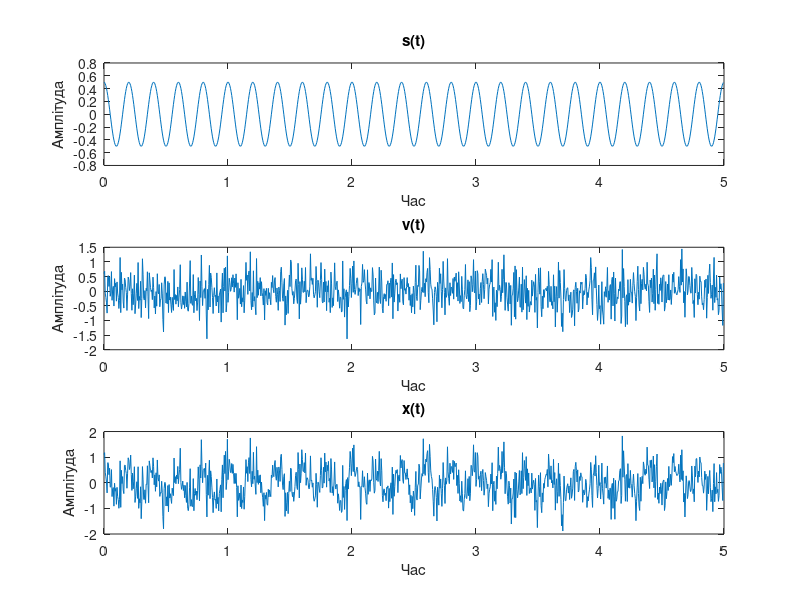

Reproduce this figure in MATLAB. (Note: this script raises an error after producing the figure.)
%% Завдання 1.1 
%% Моделювання стаціонарного випадкового процесу

fs = 200;
f0 = 5;
A = 0.5;
D = 0.25;
n = 1000;
t =(0:(n-1))/fs; % вектор часу
v = randn(size(t))*sqrt(D); 
s = A*cos(2*pi*f0*t);
x = s + v;  
figure(11)% Графіки отриманих сигналів
subplot(3,1,1),plot(t,s);
title('s(t)')
xlabel('Час'), 
ylabel('Амплітуда');
subplot(3,1,2),
plot(t,v);
title('v(t)')
xlabel('Час'), 
ylabel('Амплітуда');
subplot(3,1,3),
plot(t,x);
title('x(t)')
xlabel('Час'), 
ylabel('Амплітуда');

%% Завдання 1.2 
%% Обчислення оцінки дисперсії шуму, дисперсії сигналу та відношення шум/сигнал

fprintf('Дисперсія сигналу = %4.3g\n', var(s))
fprintf('Дисперсія шуму = %4.3g\n', var(v))
fprintf('Відношення шум/сигнал = %4.3g\n', snr(s, v))

%% Завдання 1.3 
%% Обчислення незміщеної оцінки АКФ змодельованого процесу  

maxlag = fix(0.1*length(x));
[v, lags] = xcorr(x, maxlag, 'unbiased');
figure(13)
plot(lags, v); 
title('Незміщена оцінка автокореляційної функції');
xlim([-5 5]);
xlabel('Відліки');
ylabel('Значення');

%% Завдання 1.4 
%% Обчислення зміщеної оцінки АКФ змодельованого процесу  

maxlag2 = fix(0.9*length(x));
[v2, lags2] = xcorr(x, maxlag2, 'biased');
figure(14)
plot(lags2, v2); 
title('Зміщена оцінка автокореляційної функції');
xlim([-5 5]);
xlabel('Відліки'); 
ylabel('Значення');

%% Завдання 1.5 
%% Обчислення оцінки АКФ змодельованого процесу при збільшенні тривалості процесу

t1 = 0:100; % вектор часу
v1 = randn(size(t1))*sqrt(D);
s1 = A*cos(2*pi*f0*t1);
x1 = s1 + v1;
maxlag3 = fix(0.3*length(x1));
[r1, lags3] = xcorr(x1, maxlag3, 'unbiased');
[r2, lags4] = xcorr(x1, maxlag3, 'biased');
figure(151)
subplot(2, 1, 1); 
plot(lags3, r1); 
title('Незміщена оцінка автокореляційної функції при t = 100');
xlim([-40 40]);
ylabel('Значення');
subplot(2, 1, 2); 
plot(lags4, r2); 
title('Зміщена оцінка автокореляційної функції при t = 100');
xlim([-40 40]);
xlabel('Відліки'); 
ylabel('Значення');

%t=1000
t2 = 0:1000; % вектор часу
v2 = randn(size(t2))*sqrt(D);
s2 = A*cos(2*pi*f0*t2);
x2 = s2 + v2;
maxlag4 = fix(0.3*length(x2));
[r3, lags5] = xcorr(x4, maxlag4, 'unbiased');
[r4, lags6] = xcorr(x4, maxlag4, 'biased');
figure(152)
subplot(2, 1, 1); 
plot(lags5, r3); 
title('Незміщена оцінка автокореляційної функції при t = 1000');
xlim([-40 40]);
ylabel('Знаення');
subplot(2, 1, 2);
plot(lags6, r4); 
title('Зміщена оцінка автокореляційної функції при t = 1000');
xlim([-40 40]);
xlabel('Відліки'); 
ylabel('Значення');

%%Завдання 2.1 
%% Завантаження сигналу ЕЕГ файл (eeg1-p4.txt)
fs = 100;
eeg = load('eeg1-p4.txt');
eeg1 = detrend(eeg);
t = (0:length(eeg1)-1)/fs;
figure(21)
plot(t,eeg1)
title ('ЕЕГ (eeg1-p4.txt)')
xlabel('Час'), 
ylabel('Амплітуда');

%% Завдання 2.2 
%% Виділення епохи сигналу ЕЕГ від t1 = 4,7 с до t2 = 5,8 с
t1 = 4.7;
t2 = 5.8;
n1 = fix(t1*fs)+1;
n2 = fix(t2*fs)+1;
figure(22)
plot(t(n1:n2),eeg1(n1:n2)), grid on
xlim([4.7 5.8]);
title ('ЕЕГ (eeg1-p4.txt)')
xlabel('Час'), 
ylabel('Амплітуда');

%% Завдання 2.3 
%% Обчислення незміщеної оцінки АКФ сигналу ЕЕГ
maxlag1 = fix(0.8*length(eeg1));
akf = xcorr(eeg1, maxlag1, 'unbiased');
figure(23)
plot(akf);
title('Незміщена оцінка автокореляційної функції');
xlabel('Відліки'); 
ylabel('Значення');

%% Завдання 2.5 
%% Обчислення спектральної щільності сигналу

Sx = abs(fft(eeg1)/length(eeg1));
Sy = Sx(1:length(eeg1)/2+1);
Sy(2:end-1) = 2*Sy(2:end-1);
f = fs*(0:(length(eeg1)/2))/length(eeg1);
figure(25)
plot(f,Sy), grid on;
title('Спектральна щільність сигналу ЕЕГ');
xlabel('Частота'); ylabel('Значення');


%% Завдання 2.6 
%% Завантаження сигналу ЕЕГ файл (eeg2-f3.txt)

fs = 100;
eeg2 = load('eeg1-f3.txt');
eeg3 = detrend(eeg2);
tn = (0:length(eeg3)-1)/fs;
figure(261)
plot(tn,eeg3)
title('Графік сигналу ЕЕГ (eeg1-f3.dat)');
xlabel('Час'); 
ylabel('Амплітуда'); 

% Виділення епохи сигналу ЕЕГ від t1 = 4,2 с до t2 = 4,96 с

t11 = 4.2;
t12 = 4.96;
n11 = fix(t11*fs)+1;
n12 = fix(t12*fs)+1;
figure(262)
plot(tn(n11:n12),eeg3(n11:n12)), grid on
xlim([4.2 4.96]);
title('Епоха сигналу ЕЕГ на інтервалі від 4,2 с до 4,96 с');
xlabel('Час'); 
ylabel('Амплітуда');

% Обчислення незміщеної оцінки АКФ сигналу ЕЕГ

maxlag = fix(0.7*length(eeg3));
lgd=xcorr(eeg3, maxlag, 'unbiased');
figure(263)
plot(lgd);
title('Незміщена оцінка автокореляційної функції сигналу ЕЕГ');
xlabel('Відліки'); 
ylabel('Значення');

% Обчислення спектральної щільності сигналу

Sx = abs(fft(eeg3)/length(eeg3));
Sy = Sx(1:length(eeg3)/2+1);
Sy(2:end-1) = 2*Sy(2:end-1);
f = fs*(0:(length(eeg3)/2))/length(eeg3);
figure(264)
plot(f,Sy), grid on;
title('Спектральна щільність сигналу ЕЕГ');
xlabel('Частота'); 
ylabel('Значення');




%% Завдання 3.1 
%% Завантаження сигналу ЕЕГ файл (eeg1-o2.dat)
fs = 100;
eeg = load('eeg1-o2.txt');
eeg1 = detrend(eeg);
t = (0:length(eeg1)-1)/fs;
eeg2 = load('eeg1-c3.txt');
eeg3 = detrend(eeg2);
ts = (0:length(eeg3)-1)/fs;
figure(31)
subplot (2, 1, 1)
plot(t,eeg1)
title ('ЕЕГ (eeg1-o2.txt)')
xlabel('Час'), 
ylabel('Амплітуда');
subplot (2, 1, 2)
plot(ts,eeg3)
title ('ЕЕГ (eeg1-c3.txt)')
xlabel('Час'), 
ylabel('Амплітуда');


%% Завдання 3.2 
%% Виділення епохи сигналу ЕЕГ від t1 = 5,71 с до t2 = 6,78 с
t1 = 5.71;
t2 = 6.78;
n1 = fix(t1*fs)+1;
n2 = fix(t2*fs)+1;
eeg4 = detrend(eeg(n1:n2));
eeg5 = detrend(eeg2(n1:n2));
figure(32)
subplot (2, 1, 1)
plot(t(n1:n2),eeg1(n1:n2)), grid on
xlim([5.71 6.78]);
title ('Епоха сигналу ЕЕГ на інтервалі від 5.71 до 6.78 (eeg1-o2.txt)')
xlabel('Час'), 
ylabel('Амплітуда');
subplot (2, 1, 2)
plot(ts(n1:n2),eeg3(n1:n2)), grid on
xlim([5.71 6.78]);
title ('Епоха сигналу ЕЕГ на інтервалі від 5.71 до 6.78 (eeg1-c3.txt)')
xlabel('Час'), 
ylabel('Амплітуда');

%% Завдання 3.3 
%% Обчислення ВКФ сигналів ЕЕГ
lgd1 = xcorr(eeg1, eeg3, maxlag);
figure(33)
plot(lgd1);
title('Оцінка взаємокореляційної фунції сигналу ЕЕГ');
xlabel('Відліки'); 
ylabel('Значення');

%% Завдання 3.4
%% Обчислення спектральної щільності сигналу

Sx = abs(fft(lgd1)/length(lgd1));
Sy = Sx(1:length(lgd1)/2+1);
Sy(2:end-1)=2*Sy(2:end-1);
f = fs*(0:(length(lgd1)/2))/length(lgd1);
figure(34)
plot(f,Sy), grid on;
title('Спектральна щільність сигналу ЕЕГ');
xlabel('Частота'); 
ylabel('Значення');

%% Завдання 3.5 
%% Завантаження сигналу ЕЕГ файл (eeg1-p3.txt) (eeg1-p4.txt)

fs = 100;
eeg = load('eeg1-p3.txt');
eeg1 = detrend(eeg);
t = (0:length(eeg1)-1)/fs;
eeg2 = load('eeg1-p4.txt');
eeg3 = detrend(eeg2);
ts = (0:length(eeg3)-1)/fs;
figure(351)
subplot (2, 1, 1)
plot(t,eeg1)
title ('ЕЕГ (eeg1-p3.txt)')
xlabel('Час'), 
ylabel('Амплітуда');
subplot (2, 1, 2)
plot(ts,eeg3)
title ('ЕЕГ (eeg1-p4.txt)')
xlabel('Час'), 
ylabel('Амплітуда');

%% Виділення епохи сигналу ЕЕГ від t1 = 4.7 с до t2 = 5.8 с
t1 = 4.7;
t2 = 5.8;
n1 = fix(t1*fs)+1;
n2 = fix(t2*fs)+1;
eeg4 = detrend(eeg(n1:n2));
eeg5 = detrend(eeg2(n1:n2));
figure(352)
subplot (2, 1, 1)
plot(t(n1:n2),eeg1(n1:n2)), grid on
xlim([4.7 5.8]);
title ('Епоха сигналу ЕЕГ на інтервалі від 4.7 до 5.8  (eeg1-p3.txt)')
xlabel('Час'), 
ylabel('Амплітуда');
subplot (2, 1, 2)
plot(ts(n1:n2),eeg3(n1:n2)), grid on
xlim([4.7 5.8]);
title ('Епоха сигналу ЕЕГ на інтервалі від 4.7 до 5.8 (eeg1-p4.txt)')
xlabel('Час'), 
ylabel('Амплітуда');



%% Обчислення ВКФ сигналів ЕЕГ
lgd1 = xcorr(eeg1, eeg3, maxlag);
figure(353)
plot(lgd1);
title('Оцінка взаємокореляційної фунції сигналу ЕЕГ');
xlabel('Відліки'); 
ylabel('Значення');


%% Обчислення спектральної щільності сигналу
Sx = abs(fft(lgd1)/length(lgd1));
Sy = Sx(1:length(lgd1)/2+1);
Sy(2:end-1)=2*Sy(2:end-1);
f = fs*(0:(length(lgd1)/2))/length(lgd1);
figure(354)
plot(f,Sy), grid on;
title('Спектральна щільність сигналу ЕЕГ');
xlabel('Частота'); 
ylabel('Значення');

%% Завдання 3.6 
%% Завантаження сигналу ЕЕГ файл 

fs = 100;
eeg = load('eeg1-f3.txt');
eeg1 = detrend(eeg);
t = (0:length(eeg1)-1)/fs;
eeg2 = load('eeg1-f4.txt');
eeg3 = detrend(eeg2);
ts = (0:length(eeg3)-1)/fs;
figure(361)
subplot (2, 1, 1)
plot(t,eeg1)
title ('ЕЕГ (eeg1-f3.txt)')
xlabel('Час'), 
ylabel('Амплітуда');
subplot (2, 1, 2)
plot(ts,eeg3)
title ('ЕЕГ (eeg1-f4.txt)')
xlabel('Час'), 
ylabel('Амплітуда');

%% Виділення епохи сигналу ЕЕГ від t1 = 5,71 с до t2 = 6,78 с
t1 = 4.13;
t2 = 4.96;
t3 = 1.43;
t4 = 2.26;
n1 = fix(t1*fs)+1;
n2 = fix(t2*fs)+1;
n3 = fix(t3*fs)+1;
n4 = fix(t4*fs)+1;
eeg4 = detrend(eeg(n1:n2));
eeg5 = detrend(eeg2(n3:n4));
figure(362)
subplot (2, 1, 1)
plot(t(n1:n2),eeg1(n1:n2)), grid on
xlim([4.13 4.96]);
title ('Епоха сигналу ЕЕГ на інтервалі від 4.13 до 4.96(eeg1-f3.txt)')
xlabel('Час'), 
ylabel('Амплітуда');
subplot (2, 1, 2)
plot(ts(n3:n4),eeg3(n3:n4)), grid on
xlim([1.43 2.26]);
title ('Епоха сигналу ЕЕГ на інтервалі від 1.43 до 2.26 (eeg1-f4.txt)')
xlabel('Час'), 
ylabel('Амплітуда');


%% Обчислення ВКФ сигналів ЕЕГ
maxlag=250;
lgd1 = xcorr(eeg1, eeg3, maxlag);
figure(363)
plot(lgd1);
title('Оцінка взаємокореляційної фунції сигналу ЕЕГ');
xlabel('Відліки'); 
ylabel('Значення');


%% Обчислення спектральної щільності сигналу
Sx = abs(fft(lgd1)/length(lgd1));
Sy = Sx(1:length(lgd1)/2+1);
Sy(2:end-1)=2*Sy(2:end-1);
f = fs*(0:(length(lgd1)/2))/length(lgd1);
figure(364)
plot(f,Sy), grid on;
title('Спектральна щільність сигналу ЕЕГ');
xlabel('Частота'); 
ylabel('Значення');
